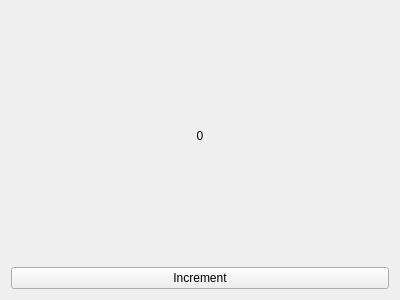
<?xml version="1.0" encoding="UTF-8"?>
<ui version="4.0">
 <class>CounterWidget</class>
 <widget class="QWidget" name="CounterWidget">
  <property name="geometry">
   <rect>
    <x>0</x>
    <y>0</y>
    <width>400</width>
    <height>300</height>
   </rect>
  </property>
  <property name="windowTitle">
   <string>Form</string>
  </property>
  <layout class="QVBoxLayout" name="verticalLayout">
   <item>
    <widget class="QLabel" name="countValue">
     <property name="text">
      <string>0</string>
     </property>
     <property name="alignment">
      <set>Qt::AlignmentFlag::AlignCenter</set>
     </property>
    </widget>
   </item>
   <item>
    <widget class="QPushButton" name="incrementButton">
     <property name="text">
      <string>Increment</string>
     </property>
    </widget>
   </item>
  </layout>
 </widget>
 <resources/>
 <connections/>
</ui>
